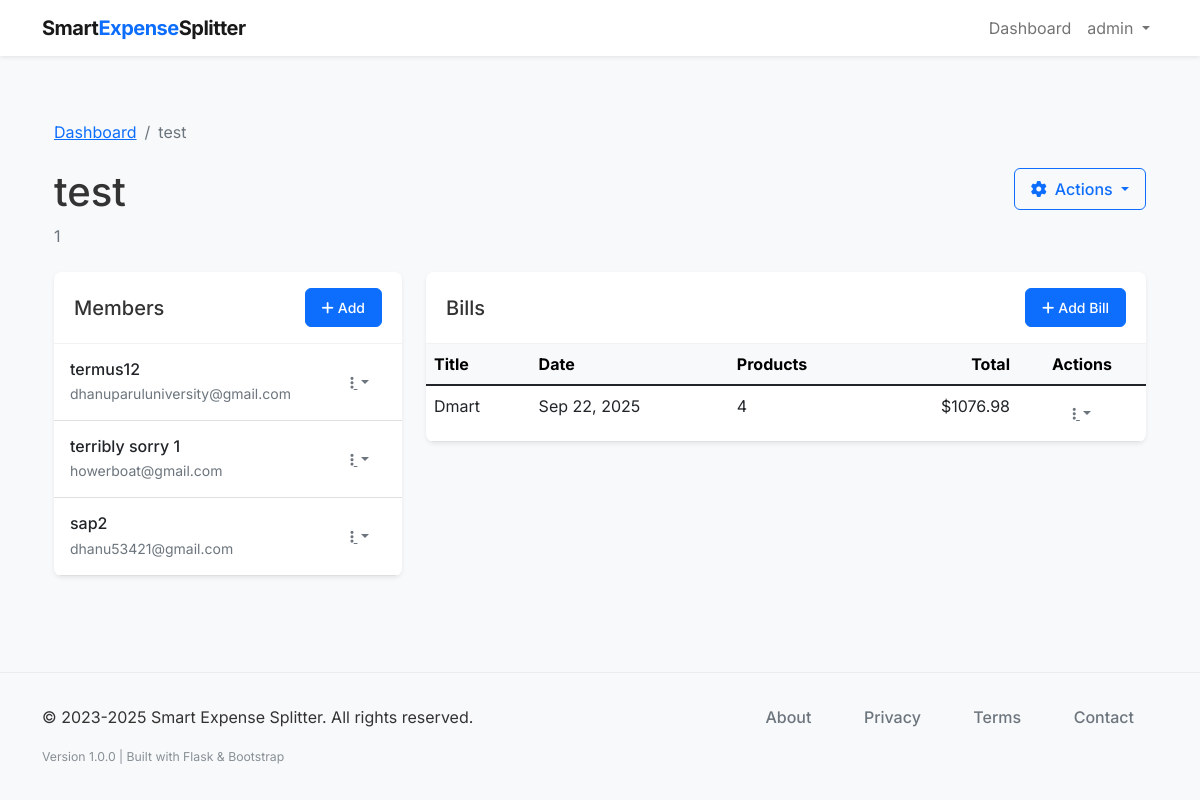
Before: /group/1 (signed in) with the older database file.
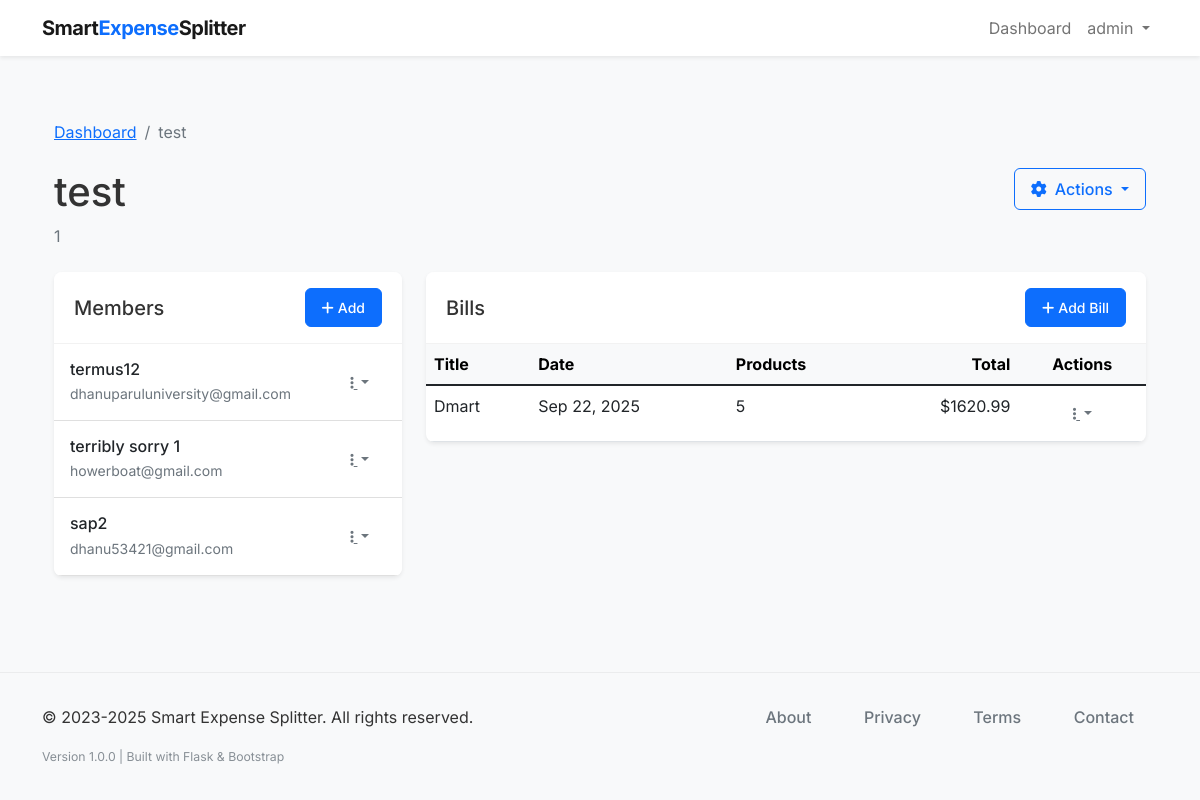
After: the same page with the newer database file.
### models.py (models this page shows, shortened)
class User(db.Model, UserMixin):
    __tablename__ = 'users'
    id = db.Column(db.Integer, primary_key=True)
    username = db.Column(db.String(64), unique=True, nullable=False)
    email = db.Column(db.String(120), unique=True, nullable=False)
    password_hash = db.Column(db.String(128), nullable=False)
    created_at = db.Column(db.DateTime, default=datetime.utcnow)
    groups = db.relationship('Group', back_populates='user', cascade='all, delete-orphan')

class Group(db.Model):
    __tablename__ = 'groups'
    id = db.Column(db.Integer, primary_key=True)
    name = db.Column(db.String(100), nullable=False)
    description = db.Column(db.String(255))
    created_at = db.Column(db.DateTime, default=datetime.utcnow)
    user_id = db.Column(db.Integer, db.ForeignKey('users.id'), nullable=False)
    user = db.relationship('User', back_populates='groups')
    members = db.relationship('Member', back_populates='group', cascade='all, delete-orphan')
    bills = db.relationship('Bill', back_populates='group', cascade='all, delete-orphan')

class Member(db.Model):
    __tablename__ = 'members'
    id = db.Column(db.Integer, primary_key=True)
    name = db.Column(db.String(100), nullable=False)
    email = db.Column(db.String(120))
    mobile_number = db.Column(db.String(20), nullable=False)
    group_id = db.Column(db.Integer, db.ForeignKey('groups.id'), nullable=False)
    created_at = db.Column(db.DateTime, default=datetime.utcnow)
    group = db.relationship('Group', back_populates='members')
    paid_products = db.relationship('Product', back_populates='payer')
    products_involved = db.relationship('ProductMember', back_populates='member', cascade='all, delete-orphan')

class Bill(db.Model):
    __tablename__ = 'bills'
    id = db.Column(db.Integer, primary_key=True)
    title = db.Column(db.String(100), nullable=False)
    description = db.Column(db.String(255))
    date = db.Column(db.Date, default=datetime.utcnow().date)
    group_id = db.Column(db.Integer, db.ForeignKey('groups.id'), nullable=False)
    created_at = db.Column(db.DateTime, default=datetime.utcnow)
    group = db.relationship('Group', back_populates='bills')
    products = db.relationship('Product', back_populates='bill', cascade='all, delete-orphan')
    def get_total_amount(self):
        return sum(product.price for product in self.products)

class Product(db.Model):
    __tablename__ = 'products'
    id = db.Column(db.Integer, primary_key=True)
    name = db.Column(db.String(100), nullable=False)
    price = db.Column(db.Float, nullable=False)
    bill_id = db.Column(db.Integer, db.ForeignKey('bills.id'), nullable=False)
    payer_id = db.Column(db.Integer, db.ForeignKey('members.id'), nullable=False)
    created_at = db.Column(db.DateTime, default=datetime.utcnow)
    bill = db.relationship('Bill', back_populates='products')
    payer = db.relationship('Member', back_populates='paid_products')
    members_involved = db.relationship('ProductMember', back_populates='product', cascade='all, delete-orphan')

### routes.py (the view)
@app.route('/group/<int:group_id>')
@login_required
def group_detail(group_id):
    group = Group.query.get_or_404(group_id)
    if group.user_id != current_user.id:
        flash('You do not have permission to view this group.', 'danger')
        return redirect(url_for('dashboard'))
    return render_template('group_detail.html', title=group.name, group=group)

### smart_expense_splitter.py (called while the page is built)
@login_manager.user_loader
def load_user(user_id):
    from models import User
    return User.query.get(int(user_id))

### templates/group_detail.html (shortened to what this page needs)
{% extends "layout.html" %}
{% block content %}
<div class="container py-4">
    <nav aria-label="breadcrumb" class="mb-4">
        <ol class="breadcrumb">
            <li class="breadcrumb-item"><a href="{{ url_for('dashboard') }}">Dashboard</a></li>
            <li class="breadcrumb-item active" aria-current="page">{{ group.name }}</li>
        </ol>
    </nav>
    <div class="d-flex justify-content-between align-items-start mb-4">
        <div>
            <h1 class="mb-2">{{ group.name }}</h1>
            <p class="text-muted mb-0">{{ group.description }}</p>
        </div>
        <div class="dropdown">
            <button class="btn btn-outline-primary dropdown-toggle" type="button" id="groupActionsDropdown" data-bs-toggle="dropdown" aria-expanded="false">
                <i class="fas fa-cog me-2"></i>Actions
            </button>
        </div>
    </div>
    <div class="row">
        <div class="col-lg-4 mb-4 mb-lg-0">
            <div class="card border-0 shadow-sm h-100">
                <div class="card-header bg-white py-3 d-flex justify-content-between align-items-center">
                    <h2 class="h5 mb-0">Members</h2>
                    <a href="{{ url_for('new_member', group_id=group.id) }}" class="btn btn-sm btn-primary">
                        <i class="fas fa-plus me-1"></i>Add
                    </a>
                </div>
                <div class="card-body p-0">
                    {% if group.members %}
                    <div class="list-group list-group-flush">
                        {% for member in group.members %}
                        <div class="list-group-item py-3">
                            <div class="d-flex justify-content-between align-items-center">
                                <div>
                                    <h3 class="h6 mb-1">{{ member.name }}</h3>
                                    <p class="small text-muted mb-0">{{ member.email }}</p>
                                </div>
                                <div class="dropdown">
                                    <button class="btn btn-sm btn-link text-muted dropdown-toggle" type="button" id="memberActions{{ member.id }}" data-bs-toggle="dropdown" aria-expanded="false">
                                        <i class="fas fa-ellipsis-v"></i>
                                    </button>
                                </div>
                            </div>
                        </div>
                        {% endfor %}
                    </div>
                    {% endif %}
                </div>
            </div>
        </div>
        <div class="col-lg-8">
            <div class="card border-0 shadow-sm">
                <div class="card-header bg-white py-3 d-flex justify-content-between align-items-center">
                    <h2 class="h5 mb-0">Bills</h2>
                    <a href="{{ url_for('new_bill', group_id=group.id) }}" class="btn btn-sm btn-primary">
                        <i class="fas fa-plus me-1"></i>Add Bill
                    </a>
                </div>
                <div class="card-body p-0">
                    {% if group.bills %}
                    <div class="table-responsive">
                        <table class="table table-hover mb-0">
                            <thead class="table-light">
                                <tr>
                                    <th>Title</th>
                                    <th>Date</th>
                                    <th>Products</th>
                                    <th class="text-end">Total</th>
                                    <th class="text-center">Actions</th>
                                </tr>
                            </thead>
                            <tbody>
                                {% for bill in group.bills %}
                                <tr>
                                    <td>
                                        <a href="{{ url_for('bill_detail', bill_id=bill.id) }}" class="text-decoration-none text-dark">
                                            {{ bill.title }}
                                        </a>
                                    </td>
                                    <td>{{ bill.date.strftime('%b %d, %Y') }}</td>
                                    <td>{{ bill.products|length }}</td>
                                    <td class="text-end">${{ "%.2f"|format(bill.get_total_amount()) }}</td>
                                    <td class="text-center">
                                        <div class="dropdown">
                                            <button class="btn btn-sm btn-link text-muted dropdown-toggle" type="button" id="billActions{{ bill.id }}" data-bs-toggle="dropdown" aria-expanded="false">
                                                <i class="fas fa-ellipsis-v"></i>
                                            </button>
                                        </div>
                                    </td>
                                </tr>
                                {% endfor %}
                            </tbody>
                        </table>
                    </div>
                    {% endif %}
                </div>
            </div>
        </div>
    </div>
</div>
{% endblock %}

### templates/layout.html (shortened to what this page needs)
<!DOCTYPE html>
<html lang="en">
<head>
    <link href="https://cdn.jsdelivr.net/npm/bootstrap@5.1.3/dist/css/bootstrap.min.css" rel="stylesheet">
    <link rel="stylesheet" href="https://cdnjs.cloudflare.com/ajax/libs/font-awesome/6.0.0-beta3/css/all.min.css">
    <link rel="stylesheet" href="{{ url_for('static', filename='css/style.css') }}">
</head>
<body>
    <nav class="navbar navbar-expand-lg navbar-light bg-white shadow-sm">
        <div class="container">
            <a class="navbar-brand" href="{{ url_for('index') }}">Smart<span>Expense</span>Splitter</a>
            <div class="collapse navbar-collapse" id="navbarNav">
                <ul class="navbar-nav ms-auto">
                    {% if current_user.is_authenticated %}
                    <li class="nav-item">
                        <a class="nav-link" href="{{ url_for('dashboard') }}">Dashboard</a>
                    </li>
                    <li class="nav-item dropdown">
                        <a class="nav-link dropdown-toggle" href="#" id="navbarDropdown" role="button" data-bs-toggle="dropdown" aria-expanded="false">
                            {{ current_user.username }}
                        </a>
                    </li>
                    {% endif %}
                </ul>
            </div>
        </div>
    </nav>
    <main class="container py-4">
        {% block content %}{% endblock %}
    </main>
    <footer class="footer" role="contentinfo" aria-label="Site footer">
        <div class="container">
            <div class="row">
                <div class="col-md-6" role="region" aria-labelledby="copyright-heading">
                    <p class="mb-0" itemprop="copyrightNotice">&copy; 2023-2025 Smart Expense Splitter. All rights reserved.</p>
                </div>
                <div class="col-md-6 text-md-end" role="region" aria-labelledby="footer-nav-heading">
                    <nav class="footer-links" aria-label="Legal and company information">
                        <ul class="list-inline mb-0" role="list">
                            <li class="list-inline-item" role="listitem">
                                <a href="{{ url_for('about') }}" aria-label="Learn more about Smart Expense Splitter company and mission"
                                   class="text-decoration-none" rel="noopener noreferrer">About</a>
                            </li>
                            <li class="list-inline-item" role="listitem">
                                <a href="{{ url_for('privacy') }}" aria-label="Read our privacy policy and data protection practices"
                                   class="text-decoration-none" rel="noopener noreferrer">Privacy</a>
                            </li>
                            <li class="list-inline-item" role="listitem">
                                <a href="{{ url_for('terms') }}" aria-label="Review our terms of service and usage agreements"
                                   class="text-decoration-none" rel="noopener noreferrer">Terms</a>
                            </li>
                            <li class="list-inline-item" role="listitem">
                                <a href="{{ url_for('contact') }}" aria-label="Contact Smart Expense Splitter support team"
                                   class="text-decoration-none" rel="noopener noreferrer">Contact</a>
                            </li>
                        </ul>
                    </nav>
                </div>
            </div>
            <div class="row mt-3" role="region" aria-labelledby="footer-info-heading">
                <div class="col-12">
                    <div class="footer-info text-center text-md-start" aria-label="Application version and technical information">
                        <small class="text-muted" itemprop="version" aria-label="Application version 1.0.0">
                            Version 1.0.0 | Built with Flask & Bootstrap
                        </small>
                    </div>
                </div>
            </div>
        </div>
    </footer>
</body>
</html>

### static/css/style.css (style rules this page uses)
body { font-family: 'Inter', -apple-system, BlinkMacSystemFont, 'Segoe UI', Roboto, Oxygen, Ubuntu, Cantarell, 'Open Sans', 'Helvetica Neue', sans-serif; color: #333; background-color: #f8f9fa; }
.navbar-brand { font-weight: 700; letter-spacing: -0.5px; }
.navbar-brand span { color: #0d6efd; }
.btn { border-radius: 0.375rem; padding: 0.5rem 1rem; font-weight: 500; }
.btn-primary { background-color: #0d6efd; border-color: #0d6efd; }
.card { border-radius: 0.5rem; overflow: hidden; }
.card-header { border-bottom: 1px solid rgba(0, 0, 0, 0.05); padding: 1rem 1.25rem; }
.footer { background-color: #f8f9fa; padding: 2rem 0; margin-top: 3rem; border-top: 1px solid rgba(0, 0, 0, 0.05); }
.footer-links a { color: #6c757d; margin-right: 1.5rem; text-decoration: none; transition: color 0.2s ease-in-out; font-weight: 500; }
.footer-info { font-size: 0.875rem; opacity: 0.8; }
.footer-links ul { margin: 0; padding: 0; }
.footer-links .list-inline-item:not(:last-child) { margin-right: 1.5rem; }

Changed rows visible on the page:
computed for Bill "Dmart": products|length "4" → "5"
changed through a linked row, Product: get_total_amount "1076.98" → "1620.99"
